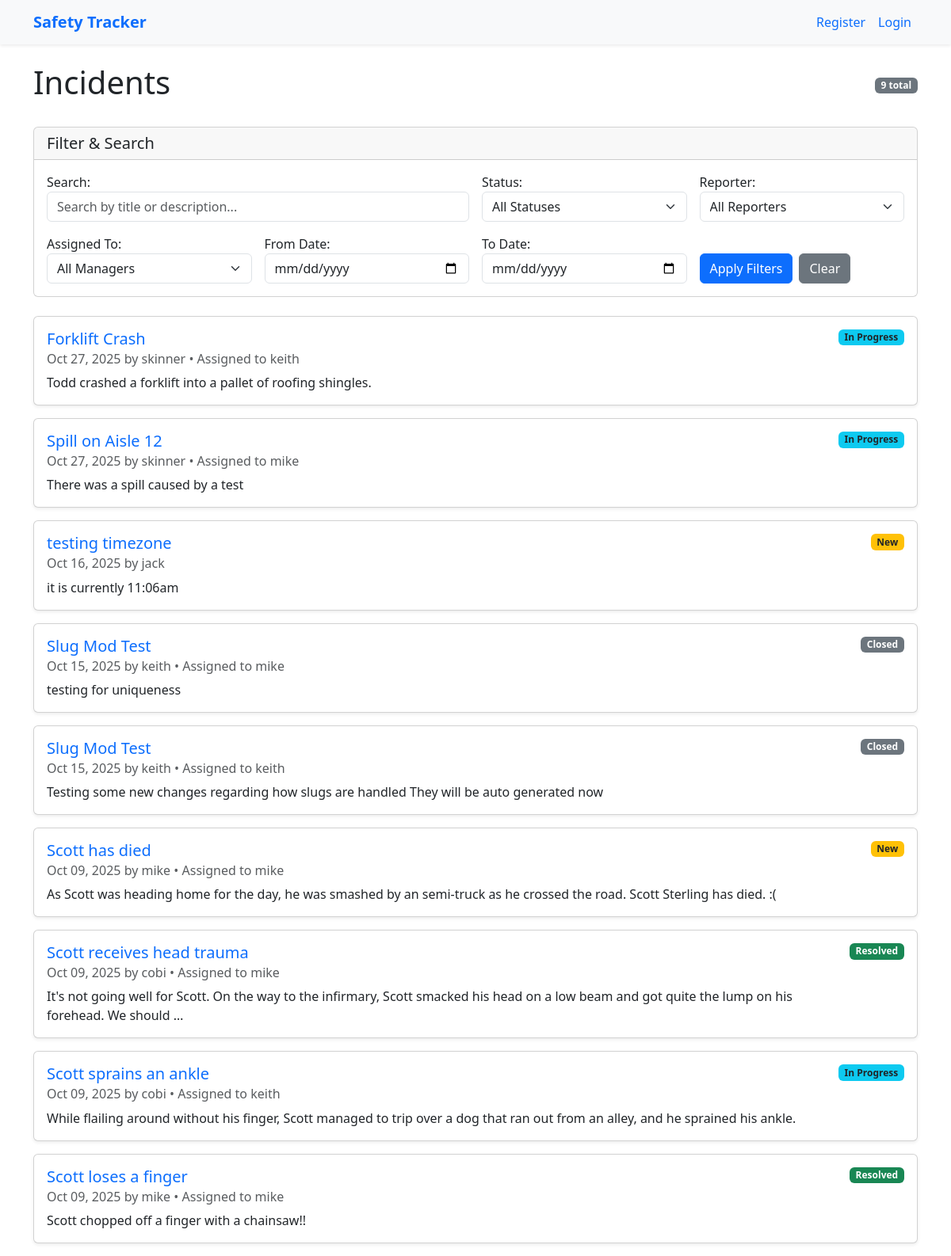
Page /incident_reporter/ on the earlier database version.
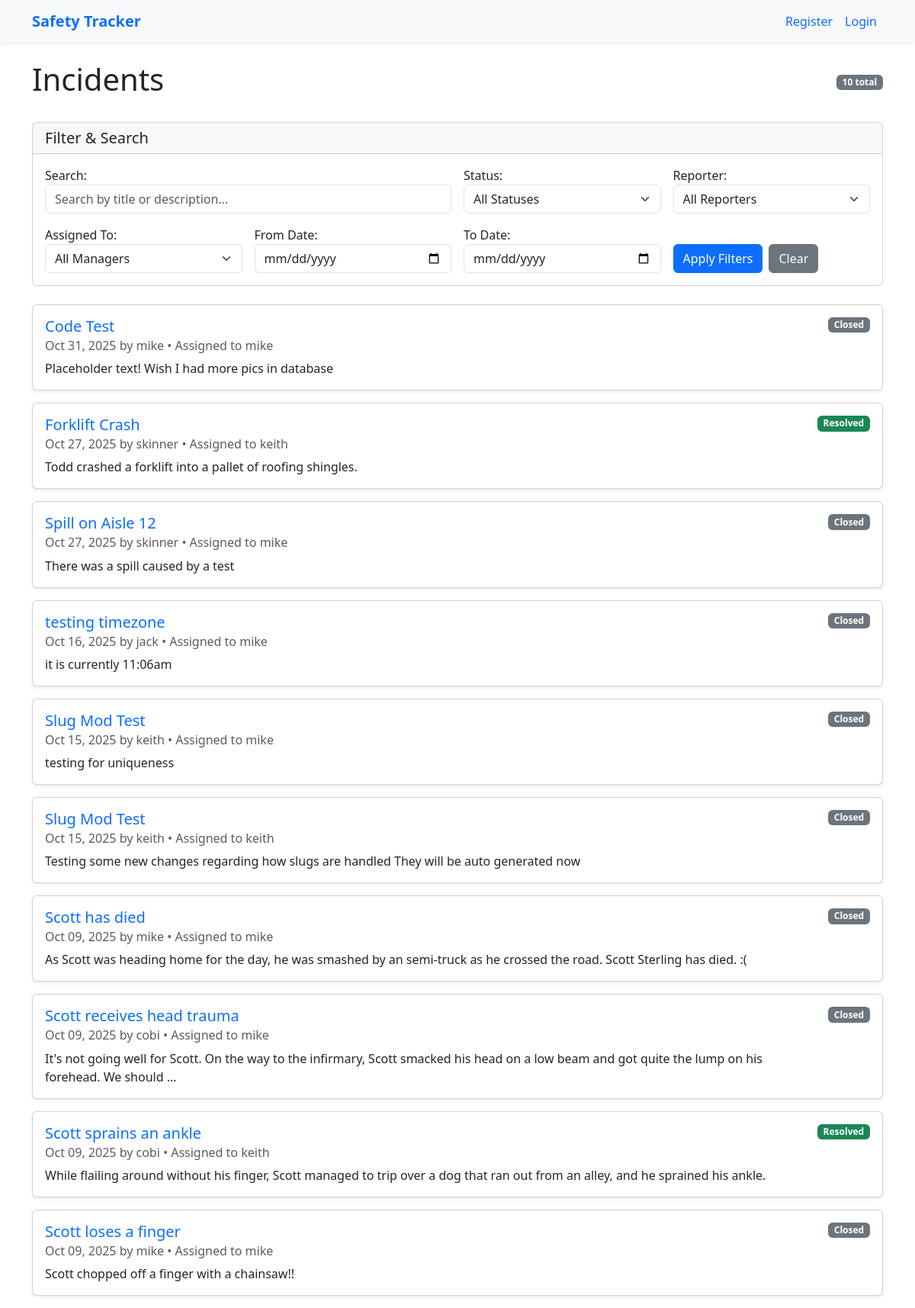
Same page on the later database version.
### incident_reporter/models.py (models this page shows, shortened)
class Incident(models.Model):
    STATUS_CHOICES = [
        ('new', 'New'),
        ('in_progress', 'In Progress'),
        ('resolved', 'Resolved'),
        ('closed', 'Closed'),
    ]
    title = models.CharField(max_length=75)
    body = models.TextField()
    slug = models.SlugField(unique=True)
    date = models.DateTimeField(auto_now_add=True)
    banner = models.ImageField(default='fallback.jpg', blank=True)
    reporter = models.ForeignKey(User, on_delete=models.CASCADE, null=True, blank=True, related_name='reported_incidents')
    status = models.CharField(max_length=20, choices=STATUS_CHOICES, default='new')
    assigned_to = models.ForeignKey(User, on_delete=models.SET_NULL, null=True, blank=True, related_name='assigned_incidents')
    class Meta:
        ordering = ['-date']

### incident_reporter/views.py (the view)
# urls.py: path('', views.incident_list, name='list'),
def incident_list(request):
    incidents = Incident.objects.all().order_by('-date')
    filter_form = forms.IncidentFilterForm(request.GET)
    if filter_form.is_valid():
        search = filter_form.cleaned_data.get('search')
        status = filter_form.cleaned_data.get('status')
        reporter = filter_form.cleaned_data.get('reporter')
        assigned_to = filter_form.cleaned_data.get('assigned_to')
        date_from = filter_form.cleaned_data.get('date_from')
        date_to = filter_form.cleaned_data.get('date_to')
        if search:
            incidents = incidents.filter(
                Q(title__icontains=search) | Q(body__icontains=search)
            )
        if status:
            incidents = incidents.filter(status=status)
        if reporter:
            incidents = incidents.filter(reporter=reporter)
        if assigned_to:
            incidents = incidents.filter(assigned_to=assigned_to)
        if date_from:
            incidents = incidents.filter(date__gte=date_from)
        if date_to:
            date_to_end = datetime.combine(date_to, datetime.max.time())
            incidents = incidents.filter(date__lte=date_to_end)
    context = {
        'incident': incidents,
        'filter_form': filter_form,
        'total_count': incidents.count(),
    }
    return render(request, 'incident_reporter/incident_list.html', context)

### incident_reporter/context_processors.py (called while the page is built)
def unread_notifications(request):
    if request.user.is_authenticated:
        unread_count = Notification.objects.filter(user=request.user, is_read=False).count()
        return {'unread_notifications_count': unread_count}
    return {'unread_notifications_count': 0}

### incident_reporter/templates/incident_reporter/incident_list.html (shortened to what this page needs)
{% extends 'layout.html' %}
{% block content %}
<section>
    <div class="d-flex justify-content-between align-items-center mb-4">
        <h1>Incidents</h1>
        <span class="badge bg-secondary">{{ total_count }} total</span>
    </div>
    <div class="card mb-4">
        <div class="card-header">
            <h5 class="mb-0">Filter & Search</h5>
        </div>
        <div class="card-body">
            <form method="get" action="{% url 'incident:list' %}">
                <div class="row g-3">
                    <div class="col-md-6">
                        {{ filter_form.search.label_tag }}
                        {{ filter_form.search }}
                    </div>
                    <div class="col-md-3">
                        {{ filter_form.status.label_tag }}
                        {{ filter_form.status }}
                    </div>
                    <div class="col-md-3">
                        {{ filter_form.reporter.label_tag }}
                        {{ filter_form.reporter }}
                    </div>
                    <div class="col-md-3">
                        {{ filter_form.assigned_to.label_tag }}
                        {{ filter_form.assigned_to }}
                    </div>
                    <div class="col-md-3">
                        {{ filter_form.date_from.label_tag }}
                        {{ filter_form.date_from }}
                    </div>
                    <div class="col-md-3">
                        {{ filter_form.date_to.label_tag }}
                        {{ filter_form.date_to }}
                    </div>
                    <div class="col-md-3 d-flex align-items-end">
                        <button type="submit" class="btn btn-primary me-2">Apply Filters</button>
                        <a href="{% url 'incident:list' %}" class="btn btn-secondary">Clear</a>
                    </div>
                </div>
            </form>
        </div>
    </div>
    {% for i in incident %}
        <div class="card mb-3 shadow-sm">
            <div class="card-body">
                <div class="d-flex justify-content-between align-items-start">
                    <div class="flex-grow-1">
                        <h5 class="card-title">
                            <a href="{% url 'incident:page' slug=i.slug %}" class="text-primary text-decoration-none">
                                {{ i.title }}
                            </a>
                        </h5>
                        <h6 class="card-subtitle mb-2 text-muted">
                            {{ i.date|date:"M d, Y" }} by {{ i.reporter.username }}
                            {% if i.assigned_to %}
                                • Assigned to {{ i.assigned_to.username }}
                            {% endif %}
                        </h6>
                        <p class="card-text">{{ i.body|truncatewords:30 }}</p>
                    </div>
                    <span class="badge ms-3
                        {% if i.status == 'new' %}bg-warning text-dark
                        {% elif i.status == 'in_progress' %}bg-info text-dark
                        {% elif i.status == 'resolved' %}bg-success
                        {% elif i.status == 'closed' %}bg-secondary
                        {% endif %}">
                        {{ i.get_status_display }}
                    </span>
                </div>
            </div>
        </div>
    {% empty %}
        <div class="alert alert-info">
            No incidents found matching your filters.
        </div>
    {% endfor %}
</section>
{% endblock %}

### templates/layout.html (shortened to what this page needs)
<!DOCTYPE html>
{% load static %}
<html lang="en">
<head>
    <link href="https://cdn.jsdelivr.net/npm/bootstrap@5.3.2/dist/css/bootstrap.min.css" rel="stylesheet">
    <link rel="stylesheet" href="https://cdn.jsdelivr.net/npm/bootstrap-icons@1.11.1/font/bootstrap-icons.css">
</head>
<body class="bg-white text-dark">
    <nav class="navbar navbar-expand-lg navbar-light bg-light shadow-sm mb-4">
      <div class="container">
        <a class="navbar-brand text-primary fw-bold" href="/">Safety Tracker</a>
        <div class="collapse navbar-collapse" id="navbarNav">
          <ul class="navbar-nav ms-auto">
            {% if user.is_authenticated %}
                {% if user.profile.is_manager %}
                    <li class="nav-item"><a class="nav-link text-primary" href="{% url 'incident:manager-dashboard' %}">Dashboard</a></li>
                    <li class="nav-item"><a class="nav-link text-primary" href="{% url 'incident:list' %}">All Incidents</a></li>
                    <li class="nav-item"><a class="nav-link text-primary" href="{% url 'incident:my-incidents' %}">My Incidents</a></li>
                    <li class="nav-item"><a class="nav-link text-primary" href="{% url 'incident:new-incident' %}">Report Incident</a></li>
                    <li class="nav-item">
                        <a class="nav-link text-primary position-relative" href="{% url 'incident:notifications' %}">
                            <i class="bi bi-bell"></i>
                            {% if unread_notifications_count > 0 %}
                                <span class="position-absolute top-0 start-100 translate-middle badge rounded-pill bg-danger">
                                    {{ unread_notifications_count }}
                                </span>
                            {% endif %}
                        </a>
                    </li>
                {% else %}
                    <li class="nav-item"><a class="nav-link text-primary" href="{% url 'incident:new-incident' %}">Report Incident</a></li>
                    <li class="nav-item">
                        <a class="nav-link text-primary position-relative" href="{% url 'incident:notifications' %}">
                            <i class="bi bi-bell"></i>
                            {% if unread_notifications_count > 0 %}
                                <span class="position-absolute top-0 start-100 translate-middle badge rounded-pill bg-danger">
                                    {{ unread_notifications_count }}
                                </span>
                            {% endif %}
                        </a>
                    </li>
                {% endif %}
                <li class="nav-item">
                  <span class="nav-link text-muted">
                    {{ user.username }}
                    {% if user.profile.is_manager %}
                      <span class="badge bg-primary">Manager</span>
                    {% endif %}
                  </span>
                </li>
                <li class="nav-item">
                  <form action="{% url 'users:logout' %}" method="post" class="d-inline">
                      {% csrf_token %}
                      <button class="btn btn-outline-secondary btn-sm ms-2" type="submit">Logout</button>
                  </form>
                </li>
            {% else %}
                <li class="nav-item"><a class="nav-link text-primary" href="{% url 'users:register' %}">Register</a></li>
                <li class="nav-item"><a class="nav-link text-primary" href="{% url 'users:login' %}">Login</a></li>
            {% endif %}
          </ul>
        </div>
      </div>
    </nav>
    <main class="container">
        {% block content %}
        {% endblock %}
    </main>
</body>
</html>

Differences in the rows shown:
added Incident: title "Code Test", date "Oct 31, 2025", reporter.username "mike", assigned_to.username "mike", body "Placeholder text! Wish I had more pics in database", status "Closed"
changed Incident "Forklift Crash": status "In Progress" → "Resolved"
changed Incident "Spill on Aisle 12": status "In Progress" → "Closed"
changed Incident "testing timezone": assigned_to.username (not shown) → "mike"; status "New" → "Closed"
changed Incident "Scott has died": status "New" → "Closed"
changed Incident "Scott receives head trauma": status "Resolved" → "Closed"
changed Incident "Scott sprains an ankle": status "In Progress" → "Resolved"
changed Incident "Scott loses a finger": status "Resolved" → "Closed"
Other differences:
{{ total_count }}: "9" → "10"
